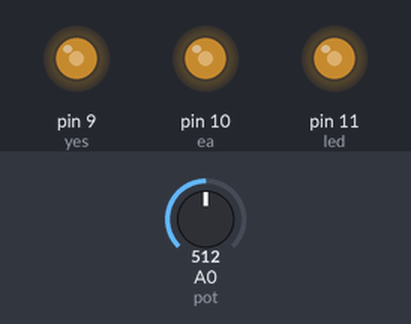
Simulated run of this sketch. Board: Arduino Uno, built with avr-gcc and run on an emulated ATmega328P. Parts: output pins drawn as LEDs (lit = HIGH). The test bench sets the inputs (shaded band); at power-on: A0 (pot) = 512.

Above: at 1.2 s.
1.3 s: A0 (pot) set to 716
At 3.0 s:
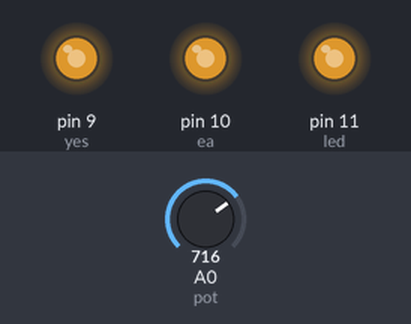
3.3 s: A0 (pot) set to 900
At 3.45 s:
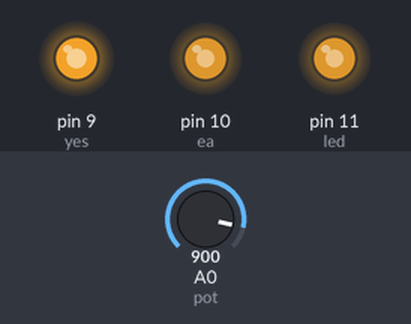
5.2 s: A0 (pot) set to 511
At 5.6 s:
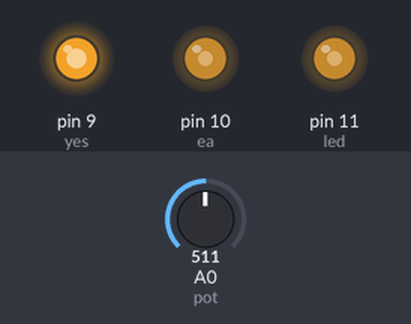
7.2 s: A0 (pot) set to 122
At 8.6 s:
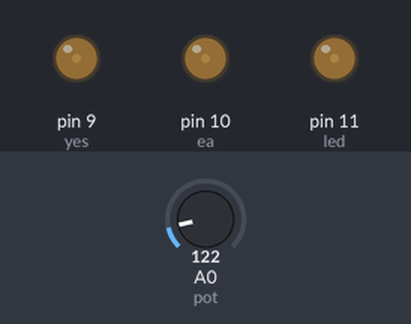
9.0 s: A0 (pot) set to 0
At 9.2 s:
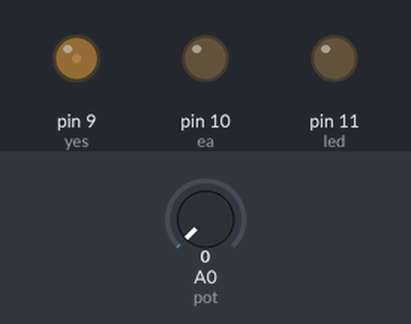
Timing chart, 0 to 11.8 s (numbered marks = the images above; inputs shaded):
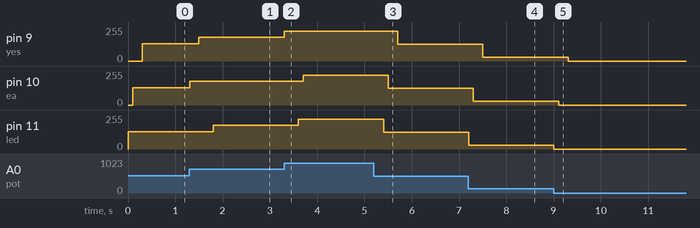

The sketch:

c.ino
```cpp
int led=11; // jika diganti jadi A maka led=A bukan port 11 utuk output
int pot=A0; // jika diganti jadi B maka pot=B bukan port A0 untuk analog input
int data;
int ea=10;
int yes=9;
void setup(){
pinMode(ea,OUTPUT);
  pinMode(yes,OUTPUT);
   pinMode(led,OUTPUT);
pinMode(pot,INPUT); // menjelaskan bawa pin A0=pot itu input analog

} void loop(){

data=analogRead(pot);
data=data/4;   // nilai dari pot dibagi 4
analogWrite(led,data);
  delay(100);
  data=analogRead(pot);
data=data/4;   // nilai dari pot dibagi 4
analogWrite(ea,data);
  delay(200);
    data=analogRead(pot);
data=data/4;   // nilai dari pot dibagi 4
analogWrite(yes,data);
  delay(300);
}
```

Measured:
- after the input at 1.3 s, pin 9 (yes): 128/255 → 179/255 after 0.20 s; pin 10 (ea): 128/255 → 179/255 at once; pin 11 (led): 128/255 → 179/255 after 0.50 s
- after the input at 3.3 s, pin 9 (yes): 179/255 → 225/255 at once; pin 10 (ea): 179/255 → 225/255 after 0.40 s; pin 11 (led): 179/255 → 225/255 after 0.30 s
- after the input at 5.2 s, pin 9 (yes): 225/255 → 127/255 after 0.50 s; pin 10 (ea): 225/255 → 127/255 after 0.30 s; pin 11 (led): 225/255 → 127/255 after 0.20 s
- after the input at 7.2 s, pin 9 (yes): 127/255 → 30/255 after 0.30 s; pin 10 (ea): 127/255 → 30/255 after 0.10 s; pin 11 (led): 127/255 → 30/255 at once
- after the input at 9.0 s, pin 9 (yes): 30/255 → 0/255 after 0.31 s; pin 10 (ea): 30/255 → 0/255 after 0.11 s; pin 11 (led): 30/255 → 0/255 at once
